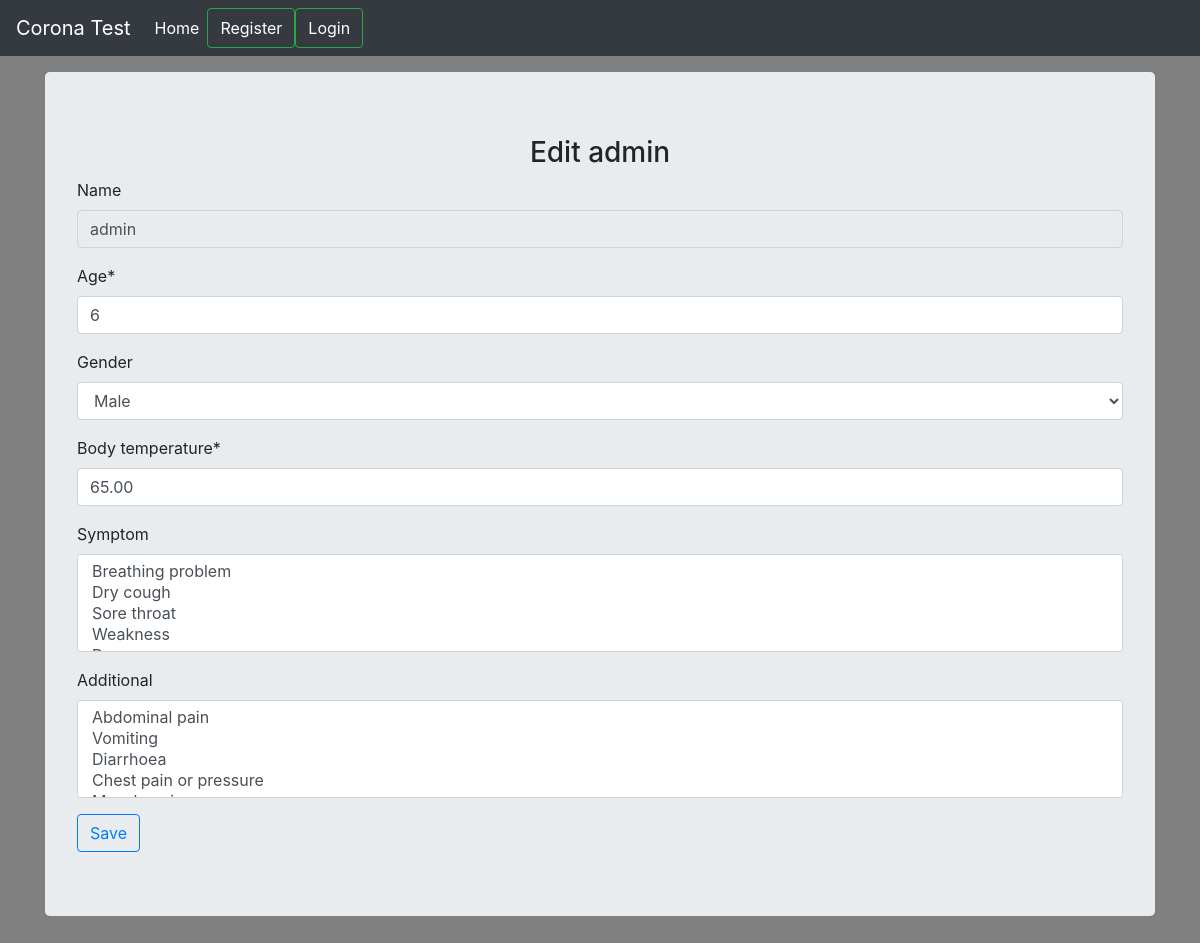
Page /profile_edit/65 on the committed database.
### test_form/models.py (models this page shows, shortened)
class Profile(models.Model):
    user = models.ForeignKey(User, on_delete=models.CASCADE, blank=True, null=True)
    name = models.CharField(max_length=120, blank=True, null=True)
    age = models.IntegerField(default=0)
    gender_choice = (
        ('M', 'Male'),
        ('F', 'Female'),
    )
    gender = models.CharField(max_length=30, blank=True, null=True, choices=gender_choice)
    body_temperature = models.DecimalField(max_digits=7, decimal_places=2)
    symptom = models.ManyToManyField(SymptomChoice, blank=True, null=True)
    additional = models.ManyToManyField(AdditionalInfo, blank=True, null=True)
    result = models.CharField(max_length=120, blank=True, null=True)
    score = models.IntegerField(blank=True, null=True)
    is_tested = models.BooleanField(default=False)
    advice = models.TextField(blank=True, null=True)
    emergency_info = models.TextField(blank=True, null=True)
    export_to_CSV = models.BooleanField(default=False)
    created_at = models.DateTimeField(auto_now_add=True)

### test_form/views.py (the view)
# urls.py: path('profile_edit/<int:id>', views.profile_edit, name='profile_edit'),
def profile_edit(request, id=None):
    instance = get_object_or_404(Profile, id=id)
    form = ProfileForm(request.POST or None, instance=instance)
    if form.is_valid():
        instance = form.save(commit=False)
        instance.save()
        form.save_m2m()
        return redirect('profile_list')
    context = {
        "title": 'Edit ' + str(instance.name),
        "instance": instance,
        "form": form,
    }
    return render(request, "profile.html", context)

### test_form/forms.py (shortened to what this page needs)
class ProfileForm(forms.ModelForm):
    def __init__(self, *args, **kwargs):
        super(ProfileForm, self).__init__(*args, **kwargs)
        self.fields['name'].widget.attrs['readonly'] = True
    class Meta:
        model = Profile
        fields = ['name', 'age', 'gender', 'body_temperature', 'symptom', 'result', 'additional', 'user', 'advice', 'score',
                  'is_tested', 'emergency_info']
        widgets = {'result': forms.HiddenInput(), 'user': forms.HiddenInput(), 'advice': forms.HiddenInput(),
                   'score': forms.HiddenInput(), 'is_tested': forms.HiddenInput(), 'emergency_info': forms.HiddenInput()}

### test_form/models.py (called while the page is built)
    def __str__(self):
        return self.symptom_choice

    def __str__(self):
        return self.additional_choice

### templates/profile.html (shortened to what this page needs)
{% extends 'main.html' %}
{% load static %}
{% load crispy_forms_tags %}
{% block content %}
<html>
       <h3 style="text-align: center">{{title}}</h3>
      <form method="post" action="">
              {{form|crispy}}
              <input class="btn btn-outline-primary" type="submit" value="Save" />
      </form>
</html>
{% endblock %}

### static/css/navbar-top-fixed.css (style rules this page uses)
body { min-height: 75rem; padding-top: 4.5rem; }

### static/css/main.css (style rules this page uses)
body { background-color: gray; }

### rows in the picture
Profile: name "admin", age "6", gender "Male", body_temperature "65.00"

### other values in the picture
{{ title }} "Edit admin"
